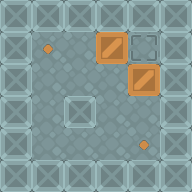

Tiled map render using the project's own tile images. Description and the map definition, with tile-layer contents summarised, below:
An orthogonal 6x6 tile map with 32x32 px tiles, 5 tile layers (background, goals, walls, boxes, ...).

<map version="1.4" tiledversion="1.4.1" orientation="orthogonal" renderorder="right-down" width="6" height="6" tilewidth="32" tileheight="32" infinite="0" nextlayerid="15" nextobjectid="2">
 <tileset firstgid="1" name="sokoban_tilesheet" tilewidth="32" tileheight="32" tilecount="104" columns="13">
  <image source="../images/Tilesheet/sokoban_tilesheet.png" width="416" height="256" />
 </tileset>
 <layer id="1" name="background" width="6" height="6">
  <data>[36 cells, 36 non-empty, 1 distinct tile ids]</data>
 </layer>
 <layer id="10" name="goals" width="6" height="6">
  <data>[36 cells, 2 non-empty, 1 distinct tile ids]</data>
 </layer>
 <layer id="2" name="walls" width="6" height="6">
  <data>[36 cells, 21 non-empty, 1 distinct tile ids]</data>
 </layer>
 <layer id="8" name="boxes" width="6" height="6" locked="1">
  <data>[36 cells, 2 non-empty, 1 distinct tile ids]</data>
 </layer>
 <layer id="11" name="player-start" width="6" height="6">
  <data>[36 cells, 1 non-empty, 1 distinct tile ids]</data>
 </layer>
</map>